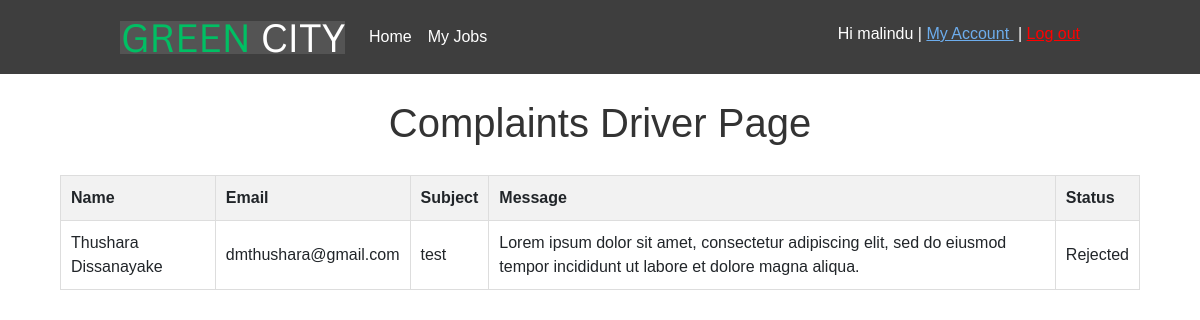
The page /driver.php (signed in) on the database its author committed.
### tables this page shows
CREATE TABLE IF NOT EXISTS `user` (
  `id` int NOT NULL AUTO_INCREMENT,
  `name` varchar(255) NOT NULL,
  `email` varchar(255) NOT NULL,
  `password` varchar(255) NOT NULL,
  `user_type` varchar(100) NOT NULL,
  PRIMARY KEY (`id`)
);

CREATE TABLE IF NOT EXISTS `complaint` (
  `id` int NOT NULL AUTO_INCREMENT,
  `name` varchar(255) NOT NULL,
  `email` varchar(255) NOT NULL,
  `subject` varchar(100) NOT NULL,
  `message` varchar(200) NOT NULL,
  `status` varchar(100) NOT NULL,
  `d_assign` int NOT NULL,
  PRIMARY KEY (`id`)
);

### driver.php (the view, shortened to what this page needs)
<?php
include("templates/dnav2.php");
?>
<body>
<div class="container-fluid"><h1 align="center" style="text-align:center !important; margin-top:25px">Complaints Driver Page</h1>
<div class="row">
  <table align="center">
    <tr>
      <th>Name</th>
      <th>Email</th>
      <th>Subject</th>
      <th>Message</th>
       <th>Status</th>
    </tr>
    <?php
	$select = " SELECT * FROM complaint WHERE d_assign = '".$_SESSION['id']."'";
   	$result = mysqli_query($conn, $select);
   	while($complaint = mysqli_fetch_array($result)) {
	?>
    <tr>
      <td><?php echo $complaint['name']; ?></td>
      <td><?php echo $complaint['email']; ?></td>
      <td><?php echo $complaint['subject']; ?></td>
      <td><?php echo $complaint['message']; ?></td>
      <td><?php echo $complaint['status']; ?></td>
    </tr>
    <?php } ?>
  </table>
  </div>
  </div>
</body>
</html>

### templates /dnav2.php (shortened to what this page needs)
<?PHP
@include 'config.php';
$client_name = NULL;
$user_type = NULL;
if(isset($_SESSION['id'])){
    $select = " SELECT * FROM user WHERE id = '".$_SESSION['id']."' LIMIT 1";
   	$result = mysqli_query($conn, $select);
   	$row = mysqli_fetch_array($result);
	$client_name = $row['name'];
	$user_type = $row['user_type'];
	$sid = $_SESSION['id'];
}
else
{
	$sid = "";
}
?>
<!doctype html>
<html>
<head>
<link href="css/bootstrap-4.4.1.css" rel="stylesheet" type="text/css">
</head>
<body>
<nav class="navbar navbar-expand-lg navbar-light  " style="padding-left:120px; padding-right:120px; padding-bottom:12px; padding-top:12px; background-color:#3e3e3e "><img src="images/gt.png"  alt=""/> <a class="navbar-brand" href="#"></a>
      <div class="collapse navbar-collapse" id="navbarSupportedContent1">
        <ul class="navbar-nav mr-auto">
          <li class="nav-item active"> <a class="nav-link" href="driver_home.php">Home <span class="sr-only">(current)</span></a> </li>
          <?PHP if($user_type=='driver' or $user_type=='driver') { ?>
          <li class="nav-item active"> <a class="nav-link" href="driver.php">My Jobs <span class="sr-only">(current)</span></a></li>
          <?PHP } ?>
        </ul>
        <ul style="list-style: none;margin-top: 10px;">
        <?PHP if($sid=="") { ?>
          <li class="nav-item active" style=""> <a class="nav-link" href="login_form.php">Login Here<span class="sr-only">(current)</span></a></li>
          <?PHP } else { ?>
          <li class="nav-item active" style="text-align:right; color:#FFF"> Hi <?PHP echo $client_name; ?> | <a href="driver-account.php" style="color:#6daded; text-decoration:underline">My Account </a> &nbsp;| <a class=" " href="logout.php" style="color:#F00">   <span style="text-decoration:underline">Log out</span><span class="sr-only">(current)</span></a></li>
          <?PHP } ?>
          </ul>
</div>
    </nav>

### templates /dnav2.php (style rules this page uses)
.nav-link { color:#FFF !important }

### driver.php (style rules this page uses)
body { font-family: Arial, sans-serif; }
h1 { color: #333; }
table { width: 90%; border-collapse: collapse; margin-top: 20px; }
th, td { padding: 10px; text-align: left; border : 1px solid #ddd; }
th { background-color: #f2f2f2; font-weight: bold; }

### rows shown on the page
user: name "malindu"
complaint: name "Thushara Dissanayake", email "dmthushara@gmail.com", subject "test", message "Lorem ipsum dolor sit amet, consectetur adipiscing elit, sed do eiusmod tempor incididunt ut labore et dolore magna aliqua.", status "Rejected"
